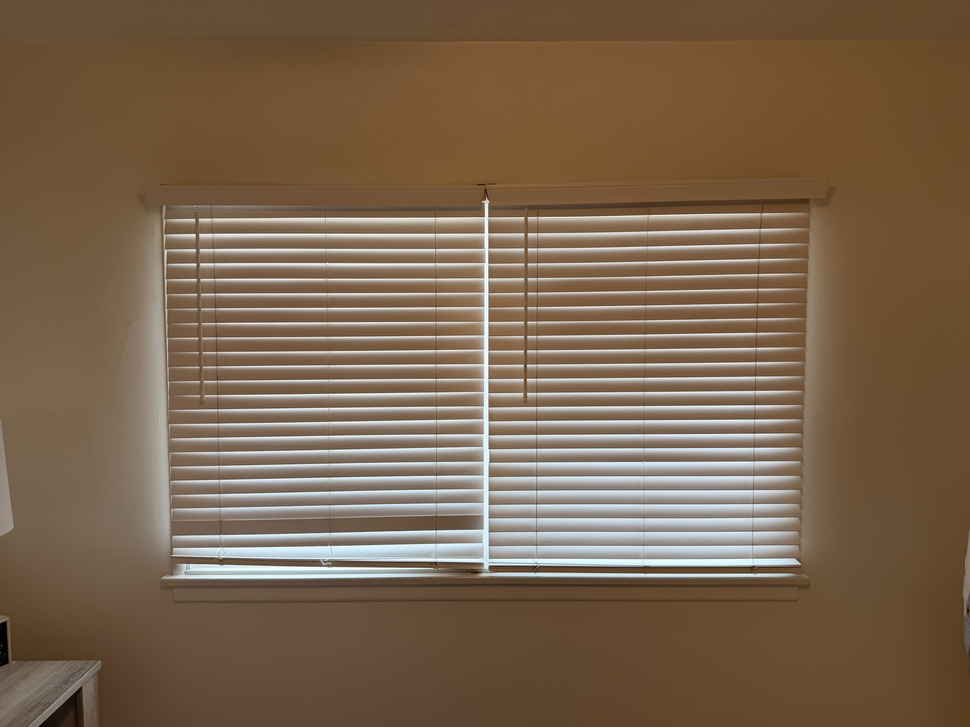
#> input picture portfolio-inbox/2026-07-10-bedroom-horizontal-blinds-before.jpg, 970 x 727 px, shrunk from 5712 x 4284 before the run
$ python -i realism_grade.py   (imports and definitions only)
#> lines starting #> are read from the running program, lines starting #| are printed output that depends on the picture
#> further down, picture is the input picture: PIL image 970x727 RGB; mean R, G, B 122.1, 100.1, 77.7
#!/usr/bin/env python3
"""Photographic post-grade to take the "AI" edge off existing images.

Keeps the same composition/pixels; only applies surface-level realism:
soften over-crisp micro-texture, re-sharpen naturally, filmic color grade,
desaturate the AI over-tint, gentle vignette, and film grain. Re-encodes
as a realistic JPEG. Does NOT add people or fix structural AI artifacts.

Usage:
  python3 scripts/realism_grade.py <outdir> <file> [<file> ...]

All intensity knobs live in the PRESET below so they can be tuned in one place.
"""

import sys
from pathlib import Path

from PIL import Image, ImageEnhance, ImageFilter, ImageDraw, ImageOps, ImageChops

# ---------------------------------------------------------------------------
# Intensity presets. Pick one via --intensity light|medium|strong.
# ---------------------------------------------------------------------------
PRESETS = {
    "light": {
        "soft_radius": 0.4, "sharp_radius": 1.0, "sharp_percent": 60, "sharp_threshold": 3,
        "saturation": 0.94, "contrast": 1.03, "brightness": 0.995,
        "filmic_strength": 0.22, "vignette_strength": 0.10, "grain_sigma": 7, "jpeg_quality": 92,
    },
    "medium": {
        "soft_radius": 0.5, "sharp_radius": 1.0, "sharp_percent": 70, "sharp_threshold": 3,
        "saturation": 0.90, "contrast": 1.05, "brightness": 0.99,
        "filmic_strength": 0.35, "vignette_strength": 0.18, "grain_sigma": 11, "jpeg_quality": 90,
    },
    "strong": {
        "soft_radius": 0.7, "sharp_radius": 1.1, "sharp_percent": 80, "sharp_threshold": 3,
        "saturation": 0.85, "contrast": 1.08, "brightness": 0.985,
        "filmic_strength": 0.45, "vignette_strength": 0.25, "grain_sigma": 16, "jpeg_quality": 88,
    },
}
PRESET = PRESETS["medium"]  # mutated by --intensity at runtime


def _filmic_curve(img, strength):
    """Blend toward an S-curve: deeper shadows, rolled-off highlights."""
#> called with strength = 0.35
    lut = []
    for i in range(256):
        x = i / 255.0
        # smoothstep-ish S-curve centered at midtone
        curved = x * x * (3 - 2 * x)
        lut.append(int(round((curved * 255) * strength + i * (1 - strength))))
    # PIL applies LUT per-channel on "L"; for RGB apply to each channel via split
    channels = img.split()
    graded = Image.merge("RGB", tuple(ch.point(lut) for ch in channels))
    return graded


def _vignette(img, strength):
#> called with strength = 0.18
    w, h = img.size
#> w = 970; h = 727
    overlay = Image.new("RGB", (w, h), (0, 0, 0))
#> overlay: PIL image 970x727 RGB; every value is 0
    mask = Image.new("L", (w, h), 0)
#> mask: PIL image 970x727 L; every value is 0
    d = ImageDraw.Draw(mask)
    d.ellipse([-w * 0.25, -h * 0.25, w * 1.25, h * 1.25], fill=255)
    mask = mask.filter(ImageFilter.GaussianBlur(min(w, h) * 0.22))
#> mask: PIL image 970x727 L; every value is 255
    darkened = Image.composite(img, overlay, ImageOps.invert(mask))
    return Image.blend(img, darkened, strength)
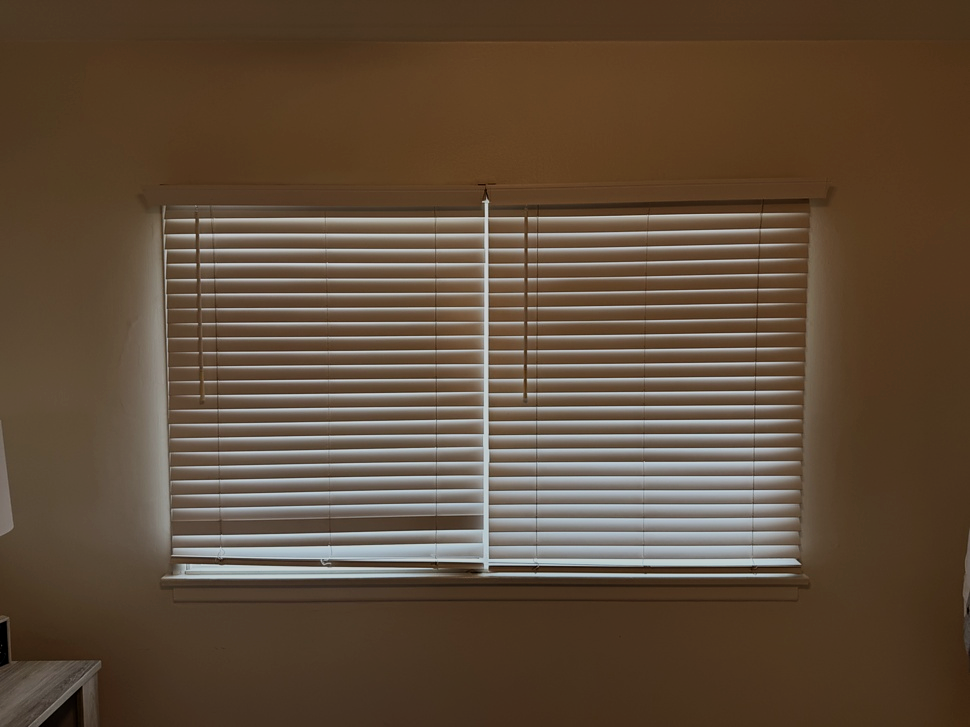
#> returned value: PIL image 970x727 RGB; mean R, G, B 95.1, 76.1, 57.7


def _grain(img, sigma):
#> called with sigma = 11
    if sigma <= 0:
        return img
    w, h = img.size
#> w = 970; h = 727
    # effect_noise -> L with ~gaussian distribution around 128
    noise = Image.effect_noise((w, h), sigma).convert("RGB")
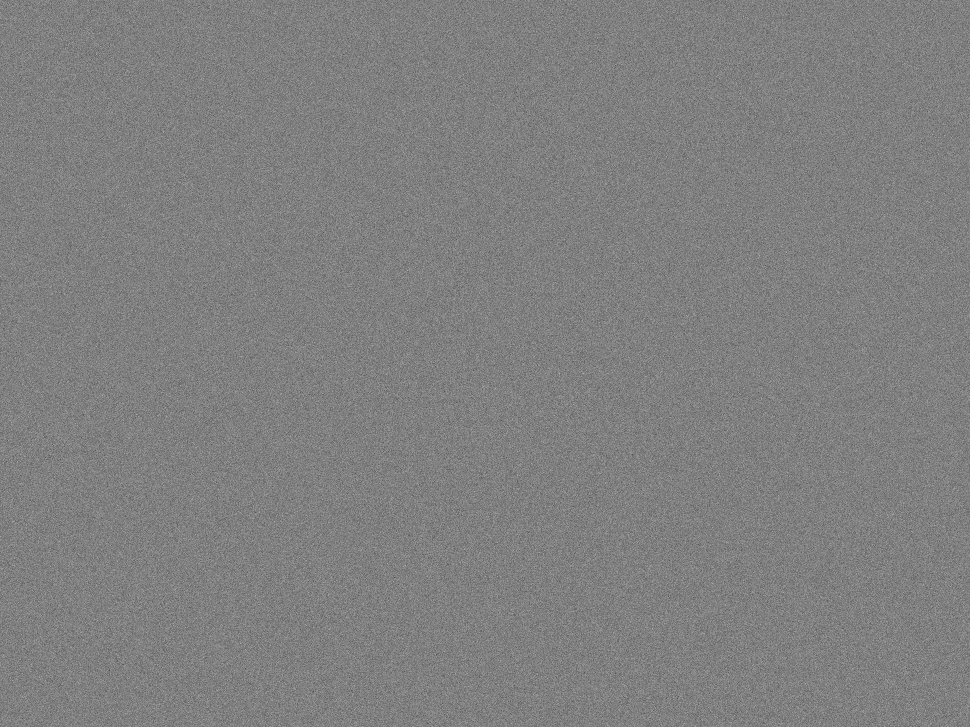
#> noise: PIL image 970x727 RGB; min 76, max 179, mean 127.5
    # overlay of neutral-gray noise = subtle film grain (identity at 128)
    return ImageChops.overlay(img, noise)


def grade_image(img):
    img = img.convert("RGB")
    # 1. kill the over-crisp AI micro-texture, then re-sharpen edges naturally
    img = img.filter(ImageFilter.GaussianBlur(radius=PRESET["soft_radius"]))
    img = img.filter(
        ImageFilter.UnsharpMask(
            radius=PRESET["sharp_radius"],
            percent=PRESET["sharp_percent"],
            threshold=PRESET["sharp_threshold"],
        )
    )
    # 2. color: desaturate the AI tint, gentle contrast/brightness
    img = ImageEnhance.Color(img).enhance(PRESET["saturation"])
    img = ImageEnhance.Contrast(img).enhance(PRESET["contrast"])
    img = ImageEnhance.Brightness(img).enhance(PRESET["brightness"])
    # 3. filmic tone curve
    img = _filmic_curve(img, PRESET["filmic_strength"])
    # 4. edge vignette (lens character)
    img = _vignette(img, PRESET["vignette_strength"])
    # 5. film grain (the biggest "real sensor" tell)
    img = _grain(img, PRESET["grain_sigma"])
    return img


# [48 lines left out: function main, not called in this run]


# [2 lines not run here, left out]

>>> from PIL import Image
>>> picture = Image.open('../portfolio-inbox/2026-07-10-bedroom-horizontal-blinds-before.jpg')
>>> result = grade_image(picture)
